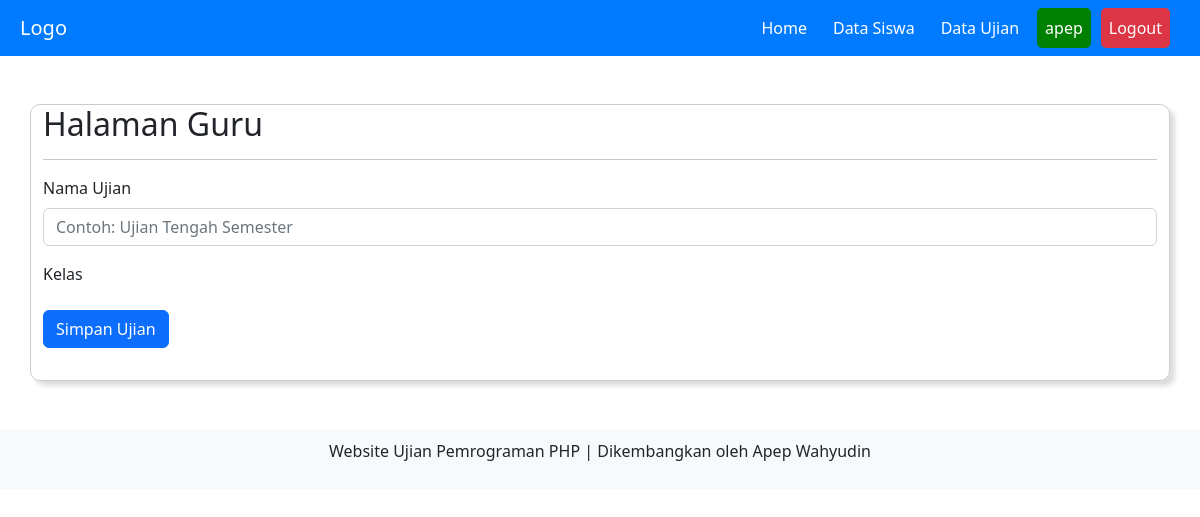
/guru/home.php?page=input_ujian (signed in), run on an earlier commit of the app's database.
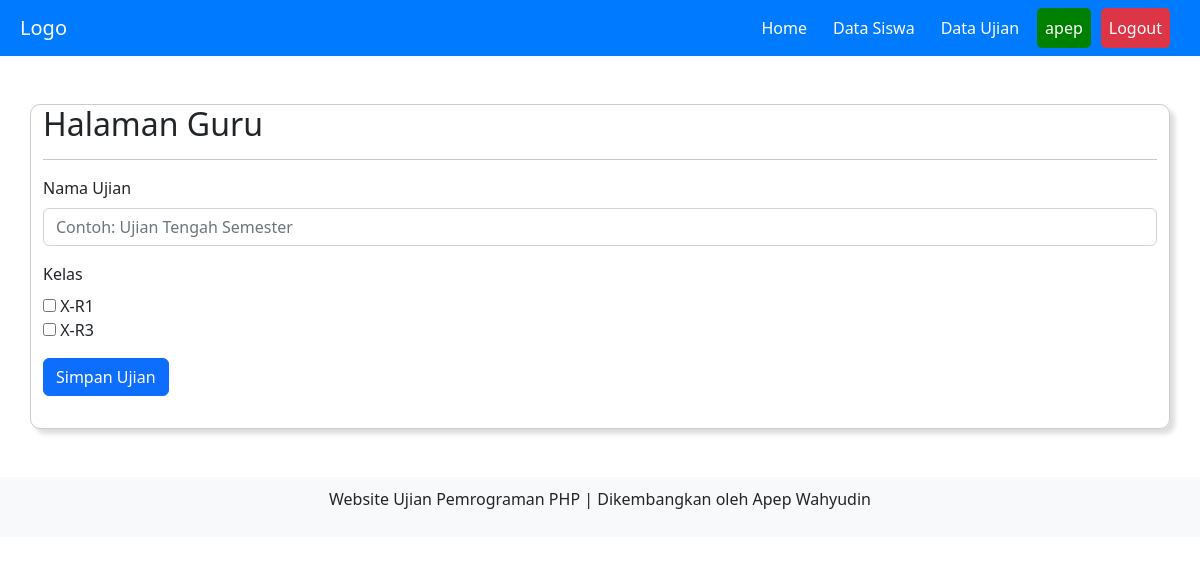
And on a later commit of the database.
### tables this page shows
CREATE TABLE `kelas` (
  `id_kelas` int(11) NOT NULL,
  `nama_kelas` varchar(10) NOT NULL,
  `status` enum('aktif','nonaktif') NOT NULL,
  `id_guru` int(11) NOT NULL
);

### guru/input_ujian.php (the view, shortened to what this page needs)
<form action="" method="post">
    <div class="mb-3">
        <label for="namaujian" class="form-label">Nama Ujian</label>
        <input type="text" class="form-control" id="namaujian" placeholder="Contoh: Ujian Tengah Semester" name="nama_ujian" required>
    </div>
    <div class="mb-3">
        <label for="kelas" class="form-label">Kelas</label>
        <br>
        <?php
        $query_kelas = "SELECT * FROM kelas WHERE id_guru='$_SESSION[id_guru]'";
        $result_kelas = mysqli_query($koneksi, $query_kelas);
        while ($row_kelas = mysqli_fetch_assoc($result_kelas)) {
            echo '<input type="checkbox" name="kelas[]" value="' . $row_kelas['id_kelas'] . '"> ' . $row_kelas['nama_kelas'] . '<br>';
        }
        ?>
    </div>
    <div class="mb-3">
        <button type="submit" class="btn btn-primary mb-3" name="submit">Simpan Ujian</button>
    </div>
</form>

### guru/home.php (shortened to what this page needs)
<?php
include "../koneksi.php";
?>
<!DOCTYPE html>
<html lang="en">
<head>
    <link rel="stylesheet" href="../codemirror/lib/codemirror.css">
    <link rel="stylesheet" href="../codemirror/theme/monokai.css">
    <link rel="stylesheet" href="../assets/dist/css/bootstrap.min.css">
    <link rel="stylesheet" href="https://cdn.datatables.net/2.0.0/css/dataTables.dataTables.min.css">
</head>
<body>
    <nav class="navbar navbar-expand-lg navbar-dark">
        <a class="navbar-brand" href="#">Logo</a>
        <div class="collapse navbar-collapse justify-content-end" id="navbarNav">
            <ul class="navbar-nav">
                <li class="nav-item active">
                    <a class="nav-link" href="home.php">Home</a>
                </li>
                <li class="nav-item active">
                    <a class="nav-link" href="home.php?page=siswa">Data Siswa</a>
                </li>
                <li class="nav-item active">
                    <a class="nav-link" href="home.php?page=ujian">Data Ujian</a>
                </li>
                <li class="nav-item name">
                    <a class="nav-link" href="#"><?= $_SESSION["username"]; ?></a>
                </li>
                <li class="nav-item logout">
                    <a class="nav-link" href="logout.php">Logout</a>
                </li>
            </ul>
        </div>
    </nav>
    <div class="container mt-5 mb-5">
        <div class="row">
            <div class="col-md-12 p-50">
                <h2>Halaman Guru</h2>
                <hr>
                <?php
                if (isset($_GET['page']) && $_GET['page'] != '') {
                    $page = addslashes($_GET['page']);
                    switch ($page) {
                        case "input_ujian":
                            include "input_ujian.php";
                            break;
                    }
                } else {
                    include "ujian.php";
                }
                ?>
            </div>
        </div>
    </div>
    <div class="footer">
        <p>Website Ujian Pemrograman PHP | Dikembangkan oleh Apep Wahyudin</p>
    </div>
</body>
</html>

### guru/home.php (style rules this page uses)
.navbar { background-color: #007bff; }
.navbar-nav, .navbar-brand { padding-left: 20px; padding-right: 20px; }
.navbar-nav .nav-item { margin-right: 10px; }
.navbar-nav .nav-link { color: #fff; }
.logout { background-color: #dc3545; border-radius: 5px; }
.name { background-color: green; border-radius: 5px; }
.row { border: solid 1px #CCC; border-radius: 10px; box-shadow: 5px 5px 5px #DDD; }
.footer { bottom: 0; width: 100%; background-color: #f8f9fa; text-align: center; padding: 10px 0; }

What changed in the data, as far as the page shows it:
now on this page (row edited): kelas: nama_kelas "X-R1"
now on this page (row edited): kelas: nama_kelas "X-R3"
